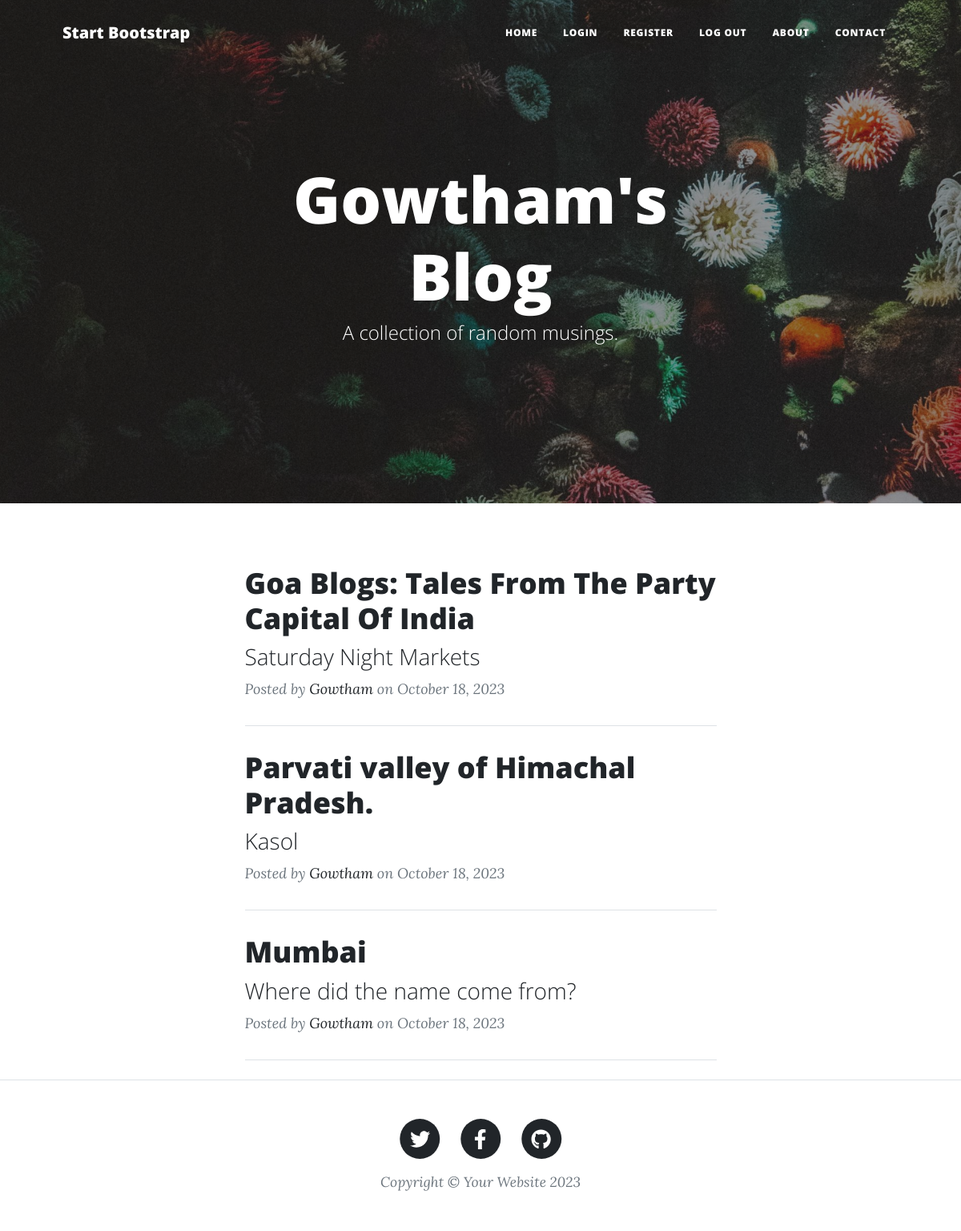
The page / on the database its author committed.
### main.py (models this page shows)
class BlogPost(db.Model):
    __tablename__ = "blog_posts"
    id = db.Column(db.Integer, primary_key=True)
    title = db.Column(db.String(250), unique=True, nullable=False)
    subtitle = db.Column(db.String(250), nullable=False)
    date = db.Column(db.String(250), nullable=False)
    body = db.Column(db.Text, nullable=False)
    author = db.Column(db.String(250), nullable=False)
    img_url = db.Column(db.String(250), nullable=False)

### main.py (the view)
@app.route('/', methods= ["GET"])
def get_all_posts():
    result = db.session.execute(db.select(BlogPost))
    posts = result.scalars().all()
    print(request.args.get("access"))
    if request.args.get("access"):
        return render_template("index.html", all_posts=posts, access = current_user.authenticated, user  = current_user.id )
    return render_template("index.html", all_posts=posts, gravatar= gravatar)

### templates/index.html (shortened to what this page needs)
{% include "header.html" %}
<header
  class="masthead"
  style="background-image: url('../static/assets/img/home-bg.jpg')"
>
  <div class="container position-relative px-4 px-lg-5">
    <div class="row gx-4 gx-lg-5 justify-content-center">
      <div class="col-md-10 col-lg-8 col-xl-7">
        <div class="site-heading">
          <h1>Gowtham's Blog</h1>
          <span class="subheading">A collection of random musings.</span>
        </div>
      </div>
    </div>
  </div>
</header>
<div class="container px-4 px-lg-5">
  <div class="row gx-4 gx-lg-5 justify-content-center">
    <div class="col-md-10 col-lg-8 col-xl-7">
      {% for post in all_posts %}
      <div class="post-preview">
        <a href="{{ url_for('show_post', post_id=post.id,user = user ) }}">
          <h2 class="post-title">{{ post.title }}</h2>
          <h3 class="post-subtitle">{{ post.subtitle }}</h3>
        </a>
        <p class="post-meta">
          Posted by
          <a href="#">{{post.author}}</a>
          on {{post.date}}
        </p>
      </div>
      <hr class="my-4" />
      {% endfor %}
    </div>
  </div>
</div>
{% include "footer.html" %}

### templates/header.html (shortened to what this page needs)
<!DOCTYPE html>
<html lang="en">
  <head>
    {% block styles %}
    {{ bootstrap.load_css() }}
    <link
      href="{{ url_for('static', filename='css/styles.css') }}"
      rel="stylesheet"
    />
    {% endblock %}
  </head>
  <body>
    <nav class="navbar navbar-expand-lg navbar-light" id="mainNav">
      <div class="container px-4 px-lg-5">
        <a class="navbar-brand" href="{{url_for('get_all_posts')}}">Start Bootstrap</a>
        <div class="collapse navbar-collapse" id="navbarResponsive">
          <ul class="navbar-nav ms-auto py-4 py-lg-0">
            <li class="nav-item">
              <a
                class="nav-link px-lg-3 py-3 py-lg-4"
                href="{{ url_for('get_all_posts') }}"
                >Home</a
              >
            </li>
            {% if not access: %}
            <li class="nav-item">
              <a
                class="nav-link px-lg-3 py-3 py-lg-4"
                href="{{ url_for('login') }}"
                >Login</a
              >
            </li>
            <li class="nav-item">
              <a
                class="nav-link px-lg-3 py-3 py-lg-4"
                href="{{ url_for('register') }}"
                >Register</a
              >
              {%endif%}
            </li>
            <li class="nav-item">
              <a
                class="nav-link px-lg-3 py-3 py-lg-4"
                href="{{ url_for('logout') }}"
                >Log Out</a
              >
            </li>
            <li class="nav-item">
              <a
                class="nav-link px-lg-3 py-3 py-lg-4"
                href="{{ url_for('about') }}"
                >About</a
              >
            </li>
            <li class="nav-item">
              <a
                class="nav-link px-lg-3 py-3 py-lg-4"
                href="{{ url_for('contact') }}"
                >Contact</a
              >
            </li>
          </ul>
        </div>
      </div>
    </nav>
  </body>
</html>

### templates/footer.html (shortened to what this page needs)
        <footer class="border-top">
          <div class="container px-4 px-lg-5">
              <div class="row gx-4 gx-lg-5 justify-content-center">
                  <div class="col-md-10 col-lg-8 col-xl-7">
                      <ul class="list-inline text-center">
                          <li class="list-inline-item">
                              <a href="#!">
                                  <span class="fa-stack fa-lg">
                                      <i class="fas fa-circle fa-stack-2x"></i>
                                      <i class="fab fa-twitter fa-stack-1x fa-inverse"></i>
                                  </span>
                              </a>
                          </li>
                          <li class="list-inline-item">
                              <a href="#!">
                                  <span class="fa-stack fa-lg">
                                      <i class="fas fa-circle fa-stack-2x"></i>
                                      <i class="fab fa-facebook-f fa-stack-1x fa-inverse"></i>
                                  </span>
                              </a>
                          </li>
                          <li class="list-inline-item">
                              <a href="#!">
                                  <span class="fa-stack fa-lg">
                                      <i class="fas fa-circle fa-stack-2x"></i>
                                      <i class="fab fa-github fa-stack-1x fa-inverse"></i>
                                  </span>
                              </a>
                          </li>
                      </ul>
                      <div class="small text-center text-muted fst-italic">Copyright &copy; Your Website 2023</div>
                  </div>
              </div>
          </div>
      </footer>
  </body>
</html>

### rows shown on the page
BlogPost: title "Goa Blogs: Tales From The Party Capital Of India", subtitle "Saturday Night Markets", author "Gowtham", date "October 18, 2023"
BlogPost: title "Parvati valley of Himachal Pradesh.", subtitle "Kasol", author "Gowtham", date "October 18, 2023"
BlogPost: title "Mumbai", subtitle "Where did the name come from?", author "Gowtham", date "October 18, 2023"
